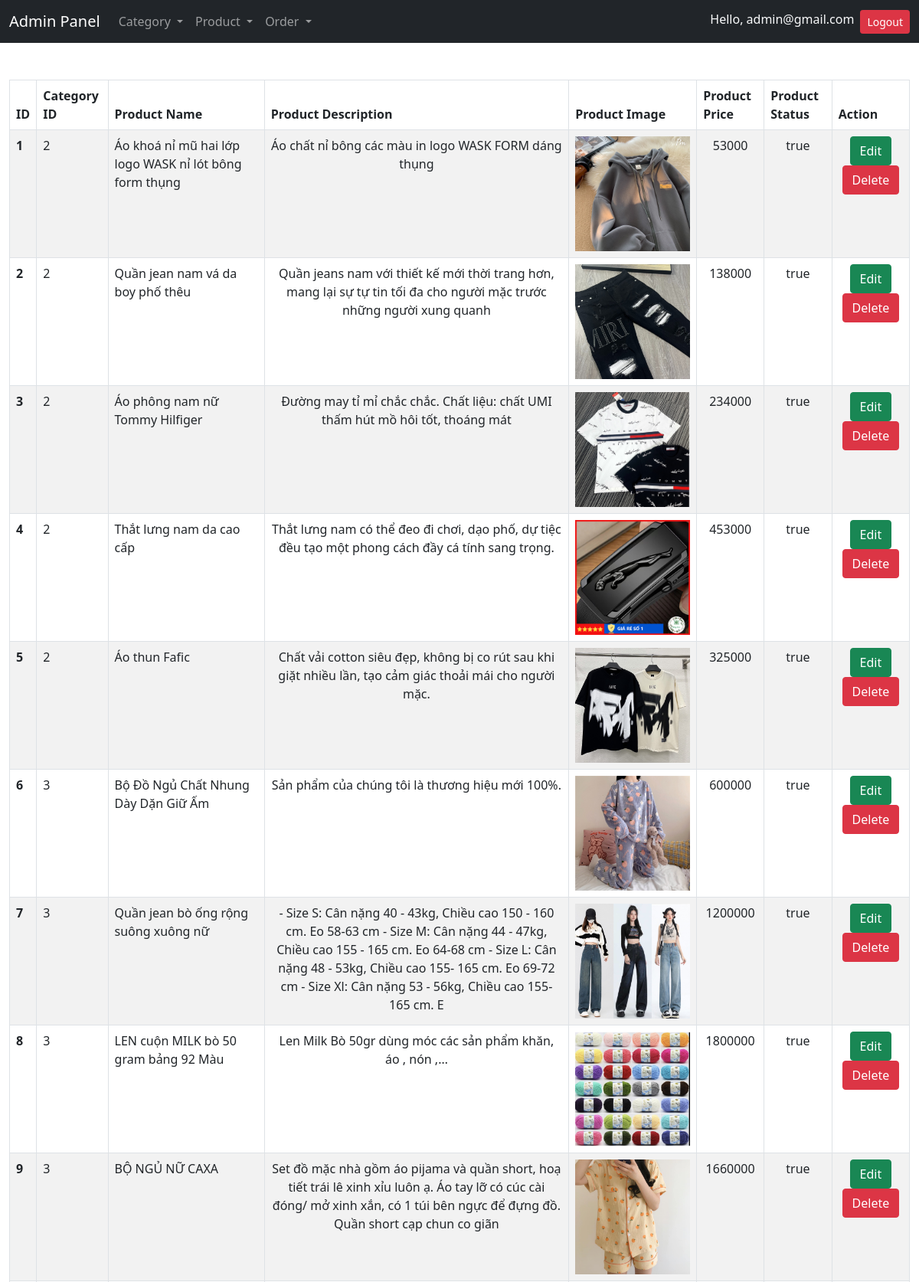
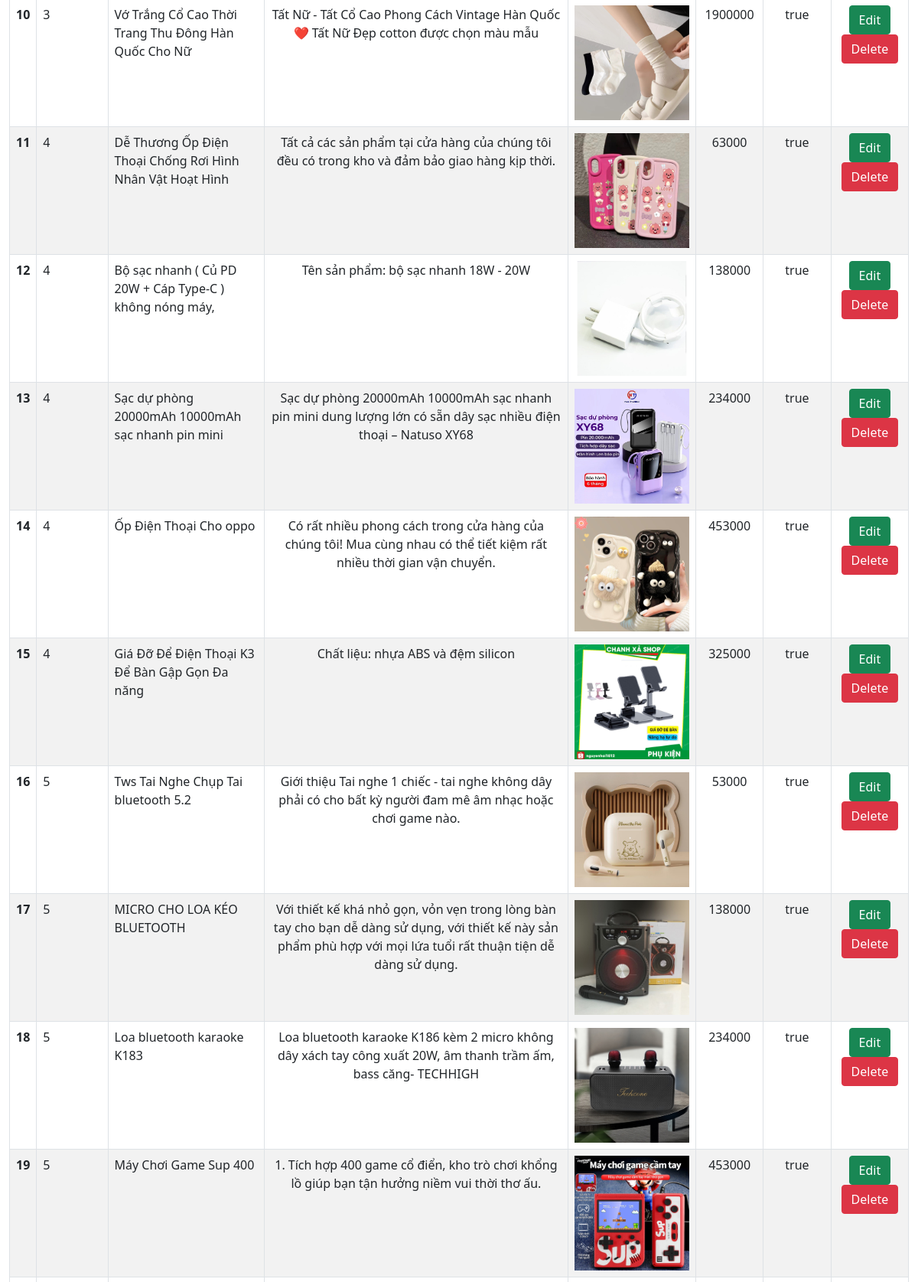
The app's page /admin/panel/product/manageProduct.php (signed in, upper part) with its own data (2 pictures, top to bottom).
### tables this page shows
CREATE TABLE `table_product` (
  `id` int(255) NOT NULL AUTO_INCREMENT,
  `cat_id` int(255) NOT NULL,
  `pName` nvarchar(255) NOT NULL,
  `pDesc` nvarchar(255) NOT NULL,
  `pImage` text NOT NULL,
  `pPrice` int(255) NOT NULL,
  `pStatus` nvarchar(255) NOT NULL,
  PRIMARY KEY (`id`)
);

### admin/panel/includes/utils.php (called while the page is built, shortened)
<?php
class AdminUtils
{
    private $conn;
    public function __construct()
    {
        $DB_NAME = "shop";
        $DB_USER = "root";
        $DB_PASS = "";
        $DB_HOST = "localhost";
        $this->conn = mysqli_connect($DB_HOST, $DB_USER, $DB_PASS, $DB_NAME);
    }
    function displayProductData()
    {
        $query = "SELECT * FROM table_product";
        $result = mysqli_query($this->conn, $query);
        if (!$result) {
            $response["code"] = "999";
            $response["status"] = "false";
            $response["msg"] = "no data";
            return $response;
        } else {
            return $result;
        }
    }
}

### admin/panel/product/manageProduct.php (the view, shortened to what this page needs)
<?php include("../includes/header.php"); ?>
<?php
include("../includes/utils.php");
$util = new AdminUtils();
$data = $util->displayProductData();
?>
<main>
    <div class="container-fluid my-5">
        <div class="table-responsive">
            <table class="table table-bordered table-striped">
                <thead class="thead-dark">
                    <tr>
                        <th scope="col">ID</th>
                        <th scope="col">Category ID</th>
                        <th scope="col">Product Name</th>
                        <th scope="col">Product Description</th>
                        <th scope="col">Product Image</th>
                        <th scope="col">Product Price</th>
                        <th scope="col">Product Status</th>
                        <th scope="col">Action</th>
                    </tr>
                </thead>
                <tbody>
                    <?php
                    while ($row = mysqli_fetch_assoc($data)) {
                    ?>
                        <tr>
                            <th scope="row"><?php echo $row['id'];  ?></th>
                            <td><?php echo $row['cat_id'];  ?></td>
                            <td><?php echo $row['pName'];  ?></td>
                            <td class="text-center"><?php echo $row['pDesc'];  ?></td>
                            <td class="text-center"><img src="uploads/<?php echo $row['pImage']; ?>" style="width: 150px;" height="100%" alt=""></td>
                            <td class="text-center"><?php echo $row['pPrice'];  ?></td>
                            <td class="text-center"><?php echo $row['pStatus'];  ?></td>
                            <td class="text-center">
                                <button data-toggle="modal" class="btn btn-success" data-target="#exampleModal<?php echo $row['id']; ?>">
                                    Edit
                                </button>
                                <a href="?status=delete&id=<?php echo $row['id'];  ?>" name="deleteCat" class=" btn btn-danger">
                                    Delete
                                </a>
                            </td>
                        </tr>
                    <?php  }  ?>
                </tbody>
            </table>
        </div>
    </div>
</main>
<?php include("../includes/footer.php"); ?>

### records on screen
table_product: id "1", cat "2", pName "Áo khoá nỉ mũ hai lớp logo WASK nỉ lót bông form thụng", pDesc "Áo chất nỉ bông các màu in logo WASK FORM dáng thụng", pImage (picture), pPrice "53000", pStatus "true"
table_product: id "2", cat "2", pName "Quần jean nam vá da boy phố thêu", pDesc "Quần jeans nam với thiết kế mới thời trang hơn, mang lại sự tự tin tối đa cho người mặc trước những người xung quanh", pImage (picture), pPrice "138000", pStatus "true"
table_product: id "3", cat "2", pName "Áo phông nam nữ Tommy Hilfiger", pDesc "Đường may tỉ mỉ chắc chắc. Chất liệu: chất UMI thấm hút mồ hôi tốt, thoáng mát", pImage (picture), pPrice "234000", pStatus "true"
table_product: id "4", cat "2", pName "Thắt lưng nam da cao cấp", pDesc "Thắt lưng nam có thể đeo đi chơi, dạo phố, dự tiệc đều tạo một phong cách đầy cá tính sang trọng.", pImage (picture), pPrice "453000", pStatus "true"
table_product: id "5", cat "2", pName "Áo thun Fafic", pDesc "Chất vải cotton siêu đẹp, không bị co rút sau khi giặt nhiều lần, tạo cảm giác thoải mái cho người mặc.", pImage (picture), pPrice "325000", pStatus "true"
table_product: id "6", cat "3", pName "Bộ Đồ Ngủ Chất Nhung Dày Dặn Giữ Ấm", pDesc "Sản phẩm của chúng tôi là thương hiệu mới 100%.", pImage (picture), pPrice "600000", pStatus "true"
table_product: id "7", cat "3", pName "Quần jean bò ống rộng suông xuông nữ", pDesc "- Size S: Cân nặng 40 - 43kg, Chiều cao 150 - 160 cm. Eo 58-63 cm - Size M: Cân nặng 44 - 47kg, Chiều cao 155 - 165 cm. Eo 64-68 cm - Size L: Cân nặng 48 - 53kg, Chiều cao 155- 165 cm. Eo 69-72 cm - Size Xl: Cân nặng 53 - 56kg, Chiều cao 155-165 cm. E", pImage (picture), pPrice "1200000", pStatus "true"
table_product: id "8", cat "3", pName "LEN cuộn MILK bò 50 gram bảng 92 Màu", pDesc "Len Milk Bò 50gr dùng móc các sản phẩm khăn, áo , nón ,…", pImage (picture), pPrice "1800000", pStatus "true"
table_product: id "9", cat "3", pName "BỘ NGỦ NỮ CAXA", pDesc "Set đồ mặc nhà gồm áo pijama và quần short, hoạ tiết trái lê xinh xỉu luôn ạ. Áo tay lỡ có cúc cài đóng/ mở xinh xắn, có 1 túi bên ngực để đựng đồ. Quần short cạp chun co giãn", pImage (picture), pPrice "1660000", pStatus "true"
table_product: id "10", cat "3", pName "Vớ Trắng Cổ Cao Thời Trang Thu Đông Hàn Quốc Cho Nữ", pDesc "Tất Nữ - Tất Cổ Cao Phong Cách Vintage Hàn Quốc ❤️ Tất Nữ Đẹp cotton được chọn màu mẫu", pImage (picture), pPrice "1900000", pStatus "true"
table_product: id "11", cat "4", pName "Dễ Thương Ốp Điện Thoại Chống Rơi Hình Nhân Vật Hoạt Hình", pDesc "Tất cả các sản phẩm tại cửa hàng của chúng tôi đều có trong kho và đảm bảo giao hàng kịp thời.", pImage (picture), pPrice "63000", pStatus "true"
table_product: id "12", cat "4", pName "Bộ sạc nhanh ( Củ PD 20W + Cáp Type-C ) không nóng máy,", pDesc "Tên sản phẩm: bộ sạc nhanh 18W - 20W", pImage (picture), pPrice "138000", pStatus "true"
table_product: id "13", cat "4", pName "Sạc dự phòng 20000mAh 10000mAh sạc nhanh pin mini", pDesc "Sạc dự phòng 20000mAh 10000mAh sạc nhanh pin mini dung lượng lớn có sẵn dây sạc nhiều điện thoại – Natuso XY68", pImage (picture), pPrice "234000", pStatus "true"
table_product: id "14", cat "4", pName "Ốp Điện Thoại Cho oppo", pDesc "Có rất nhiều phong cách trong cửa hàng của chúng tôi! Mua cùng nhau có thể tiết kiệm rất nhiều thời gian vận chuyển.", pImage (picture), pPrice "453000", pStatus "true"
table_product: id "15", cat "4", pName "Giá Đỡ Để Điện Thoại K3 Để Bàn Gập Gọn Đa năng", pDesc "Chất liệu: nhựa ABS và đệm silicon", pImage (picture), pPrice "325000", pStatus "true"
table_product: id "16", cat "5", pName "Tws Tai Nghe Chụp Tai bluetooth 5.2", pDesc "Giới thiệu Tai nghe 1 chiếc - tai nghe không dây phải có cho bất kỳ người đam mê âm nhạc hoặc chơi game nào.", pImage (picture), pPrice "53000", pStatus "true"
table_product: id "17", cat "5", pName "MICRO CHO LOA KÉO BLUETOOTH", pDesc "Với thiết kế khá nhỏ gọn, vỏn vẹn trong lòng bàn tay cho bạn dễ dàng sử dụng, với thiết kế này sản phẩm phù hợp với mọi lứa tuổi rất thuận tiện dễ dàng sử dụng.", pImage (picture), pPrice "138000", pStatus "true"
table_product: id "18", cat "5", pName "Loa bluetooth karaoke K183", pDesc "Loa bluetooth karaoke K186 kèm 2 micro không dây xách tay công xuất 20W, âm thanh trầm ấm, bass căng- TECHHIGH", pImage (picture), pPrice "234000", pStatus "true"
table_product: id "19", cat "5", pName "Máy Chơi Game Sup 400", pDesc "1. Tích hợp 400 game cổ điển, kho trò chơi khổng lồ giúp bạn tận hưởng niềm vui thời thơ ấu.", pImage (picture), pPrice "453000", pStatus "true"

### other values on screen
$_SESSION['username'] "admin@gmail.com"
